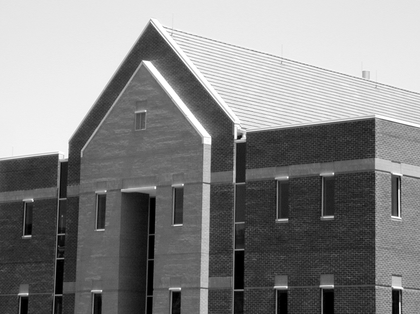
%> input picture CSE_LAB_4TH/401/401_LAB/21.Detection/edge/edge1.tif, 420 x 314 px, shrunk from 1114 x 834 before the run
$ octave Sobel_edge_all.m   (GNU Octave 9; MATLAB toolbox functions it lacks are replaced by stand-ins)
%> lines starting %> are read from the running program, lines starting %| are printed output that depends on the picture; in (x1, y1, x2, y2) boxes, pixels count from 0 and x2, y2 are one past the last pixel; in counts of white or black regions, pixels touching at a corner belong together; the program's own positions count from 1
%Edge detection
%page=708

clear all;
close all;
img=imread('edge1.tif');
%> img is the input picture: size 314x420 uint8; min 0, max 255, mean 133.3
%img=rgb2gray(img);
[r c]=size(img);
%> r = 314; c = 420
res=zeros(r,c);
disp(c)
%| 420

T=input('Threshold: ');
%> the answer given: 100


%Sobel-1
mp=[-1 -2  -1;
    0  0   0;
   1   2   1];

%Sobel-2
mm=[-1  0  1;
   -2  0  2;
   -1  0  1];


for i=2:(r-1)
    for j=2:(c-1)

      %s-1
       temp  = sum(sum(double(img((i-1:i+1),(j-1:j+1))).*mp));
      if(abs(temp)>=T)
            res(i,j)=res(i,j)+255;
      end
      %s-2
       temp  = sum(sum(double(img((i-1:i+1),(j-1:j+1))).*mm));
      if(abs(temp)>=T)
            res(i,j)=res(i,j)+255;
      end

    end

end
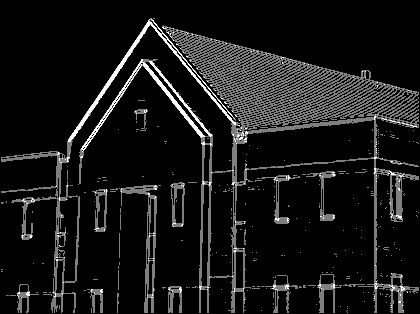
%> res: size 314x420 double; min 0, max 510, mean 46.5; drawn with min black and max white

for i=1:r
    for j=1:c
        if(res(i,j)>255)
            res(i,j)=floor(res(i,j)/4);
        end
    end
end
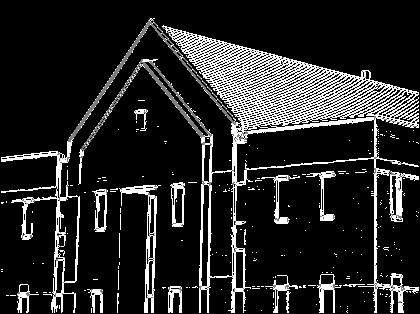
%> res: size 314x420 double; 1.99% of pixels changed, all inside (x1, y1, x2, y2) = (17, 19, 417, 311)


subplot(1,2,1);
imshow(img);
title('Original Image');


subplot(1,2,2);
imshow(uint8(res));
title('All Edge detected Image');
